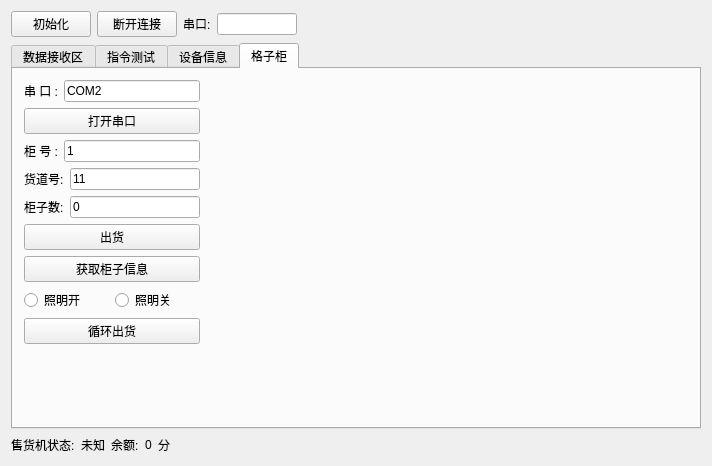
<?xml version="1.0" encoding="UTF-8"?>
<ui version="4.0">
 <class>MainWindow</class>
 <widget class="QMainWindow" name="MainWindow">
  <property name="geometry">
   <rect>
    <x>0</x>
    <y>0</y>
    <width>712</width>
    <height>466</height>
   </rect>
  </property>
  <property name="windowTitle">
   <string>客户端demo-Qt版</string>
  </property>
  <widget class="QWidget" name="centralWidget">
   <layout class="QVBoxLayout" name="verticalLayout_5">
    <item>
     <layout class="QHBoxLayout" name="horizontalLayout_5">
      <item>
       <widget class="QPushButton" name="pushButton_start">
        <property name="text">
         <string>初始化</string>
        </property>
       </widget>
      </item>
      <item>
       <widget class="QPushButton" name="pushButton_stop">
        <property name="text">
         <string>断开连接</string>
        </property>
       </widget>
      </item>
      <item>
       <layout class="QHBoxLayout" name="horizontalLayout">
        <item>
         <widget class="QLabel" name="label">
          <property name="text">
           <string>串口:</string>
          </property>
         </widget>
        </item>
        <item>
         <widget class="QLineEdit" name="lineEdit_port">
          <property name="sizePolicy">
           <sizepolicy hsizetype="Preferred" vsizetype="Fixed">
            <horstretch>0</horstretch>
            <verstretch>0</verstretch>
           </sizepolicy>
          </property>
          <property name="maximumSize">
           <size>
            <width>80</width>
            <height>16777215</height>
           </size>
          </property>
         </widget>
        </item>
       </layout>
      </item>
      <item>
       <spacer name="horizontalSpacer_2">
        <property name="orientation">
         <enum>Qt::Horizontal</enum>
        </property>
        <property name="sizeHint" stdset="0">
         <size>
          <width>40</width>
          <height>20</height>
         </size>
        </property>
       </spacer>
      </item>
     </layout>
    </item>
    <item>
     <widget class="QTabWidget" name="tabWidget">
      <property name="currentIndex">
       <number>3</number>
      </property>
      <widget class="QWidget" name="tab">
       <attribute name="title">
        <string>数据接收区</string>
       </attribute>
       <layout class="QVBoxLayout" name="verticalLayout">
        <item>
         <widget class="QTextEdit" name="textEdit"/>
        </item>
       </layout>
      </widget>
      <widget class="QWidget" name="tab_3">
       <attribute name="title">
        <string>指令测试</string>
       </attribute>
       <layout class="QHBoxLayout" name="horizontalLayout_11">
        <item>
         <layout class="QVBoxLayout" name="verticalLayout_3">
          <item>
           <layout class="QVBoxLayout" name="verticalLayout_2">
            <item>
             <layout class="QHBoxLayout" name="horizontalLayout_9">
              <item>
               <widget class="QLabel" name="label_5">
                <property name="text">
                 <string>货道号:</string>
                </property>
               </widget>
              </item>
              <item>
               <widget class="QLineEdit" name="lineEdit_trade_column">
                <property name="text">
                 <string>11</string>
                </property>
               </widget>
              </item>
             </layout>
            </item>
            <item>
             <layout class="QHBoxLayout" name="horizontalLayout_10">
              <item>
               <widget class="QLabel" name="label_8">
                <property name="text">
                 <string>扣款  :</string>
                </property>
               </widget>
              </item>
              <item>
               <widget class="QLineEdit" name="lineEdit_trade_cost">
                <property name="text">
                 <string>0</string>
                </property>
               </widget>
              </item>
             </layout>
            </item>
            <item>
             <layout class="QHBoxLayout" name="horizontalLayout_6">
              <item>
               <widget class="QPushButton" name="pushButton_trade">
                <property name="text">
                 <string>出货</string>
                </property>
               </widget>
              </item>
             </layout>
            </item>
           </layout>
          </item>
          <item>
           <widget class="QPushButton" name="pushButton_payout">
            <property name="text">
             <string>退币</string>
            </property>
           </widget>
          </item>
          <item>
           <widget class="QPushButton" name="pushButton_cycleTrade">
            <property name="text">
             <string>循环出货</string>
            </property>
            <property name="checkable">
             <bool>true</bool>
            </property>
           </widget>
          </item>
          <item>
           <spacer name="verticalSpacer">
            <property name="orientation">
             <enum>Qt::Vertical</enum>
            </property>
            <property name="sizeHint" stdset="0">
             <size>
              <width>20</width>
              <height>312</height>
             </size>
            </property>
           </spacer>
          </item>
         </layout>
        </item>
        <item>
         <spacer name="horizontalSpacer_4">
          <property name="orientation">
           <enum>Qt::Horizontal</enum>
          </property>
          <property name="sizeHint" stdset="0">
           <size>
            <width>568</width>
            <height>20</height>
           </size>
          </property>
         </spacer>
        </item>
       </layout>
      </widget>
      <widget class="QWidget" name="tab_2">
       <attribute name="title">
        <string>设备信息</string>
       </attribute>
       <widget class="QWidget" name="layoutWidget">
        <property name="geometry">
         <rect>
          <x>10</x>
          <y>70</y>
          <width>101</width>
          <height>31</height>
         </rect>
        </property>
        <layout class="QHBoxLayout" name="horizontalLayout_8">
         <item>
          <widget class="QLabel" name="label_7">
           <property name="text">
            <string>硬币器：</string>
           </property>
          </widget>
         </item>
         <item>
          <widget class="QLabel" name="label_coinType">
           <property name="text">
            <string>未知</string>
           </property>
          </widget>
         </item>
        </layout>
       </widget>
       <widget class="QWidget" name="layoutWidget">
        <property name="geometry">
         <rect>
          <x>10</x>
          <y>10</y>
          <width>101</width>
          <height>31</height>
         </rect>
        </property>
        <layout class="QHBoxLayout" name="horizontalLayout_7">
         <item>
          <widget class="QLabel" name="label_3">
           <property name="text">
            <string>纸币器：</string>
           </property>
          </widget>
         </item>
         <item>
          <widget class="QLabel" name="label_billType">
           <property name="text">
            <string>未知</string>
           </property>
          </widget>
         </item>
        </layout>
       </widget>
      </widget>
      <widget class="QWidget" name="tab_4">
       <attribute name="title">
        <string>格子柜</string>
       </attribute>
       <layout class="QHBoxLayout" name="horizontalLayout_15">
        <item>
         <layout class="QVBoxLayout" name="verticalLayout_4">
          <item>
           <layout class="QHBoxLayout" name="horizontalLayout_12">
            <item>
             <widget class="QLabel" name="label_9">
              <property name="text">
               <string>串 口 :</string>
              </property>
             </widget>
            </item>
            <item>
             <widget class="QLineEdit" name="lineEdit_port_2">
              <property name="sizePolicy">
               <sizepolicy hsizetype="Expanding" vsizetype="Fixed">
                <horstretch>0</horstretch>
                <verstretch>0</verstretch>
               </sizepolicy>
              </property>
              <property name="text">
               <string>COM2</string>
              </property>
             </widget>
            </item>
           </layout>
          </item>
          <item>
           <widget class="QPushButton" name="pushButton_bentoPort">
            <property name="text">
             <string>打开串口</string>
            </property>
            <property name="checkable">
             <bool>true</bool>
            </property>
           </widget>
          </item>
          <item>
           <layout class="QHBoxLayout" name="horizontalLayout_16">
            <item>
             <widget class="QLabel" name="label_12">
              <property name="text">
               <string>柜 号 :</string>
              </property>
             </widget>
            </item>
            <item>
             <widget class="QLineEdit" name="lineEdit_bentoCabinet">
              <property name="sizePolicy">
               <sizepolicy hsizetype="Expanding" vsizetype="Fixed">
                <horstretch>0</horstretch>
                <verstretch>0</verstretch>
               </sizepolicy>
              </property>
              <property name="text">
               <string>1</string>
              </property>
             </widget>
            </item>
           </layout>
          </item>
          <item>
           <layout class="QHBoxLayout" name="horizontalLayout_13">
            <item>
             <widget class="QLabel" name="label_10">
              <property name="text">
               <string>货道号:</string>
              </property>
             </widget>
            </item>
            <item>
             <widget class="QLineEdit" name="lineEdit_trade_column_2">
              <property name="text">
               <string>11</string>
              </property>
             </widget>
            </item>
           </layout>
          </item>
          <item>
           <layout class="QHBoxLayout" name="horizontalLayout_14">
            <item>
             <widget class="QLabel" name="label_11">
              <property name="text">
               <string>柜子数:</string>
              </property>
             </widget>
            </item>
            <item>
             <widget class="QLineEdit" name="lineEdit_bentoBoxNum">
              <property name="text">
               <string>0</string>
              </property>
             </widget>
            </item>
           </layout>
          </item>
          <item>
           <widget class="QPushButton" name="pushButton_trade_2">
            <property name="text">
             <string>出货</string>
            </property>
           </widget>
          </item>
          <item>
           <widget class="QPushButton" name="pushButton_bentoCheck">
            <property name="text">
             <string>获取柜子信息</string>
            </property>
           </widget>
          </item>
          <item>
           <layout class="QHBoxLayout" name="horizontalLayout_17">
            <item>
             <widget class="QRadioButton" name="radioButton_bentoLightOn">
              <property name="text">
               <string>照明开</string>
              </property>
             </widget>
            </item>
            <item>
             <widget class="QRadioButton" name="radioButton_bentoLightOff">
              <property name="text">
               <string>照明关</string>
              </property>
             </widget>
            </item>
           </layout>
          </item>
          <item>
           <widget class="QPushButton" name="pushButton_cycleTrade_2">
            <property name="text">
             <string>循环出货</string>
            </property>
            <property name="checkable">
             <bool>true</bool>
            </property>
           </widget>
          </item>
          <item>
           <spacer name="verticalSpacer_2">
            <property name="orientation">
             <enum>Qt::Vertical</enum>
            </property>
            <property name="sizeHint" stdset="0">
             <size>
              <width>20</width>
              <height>312</height>
             </size>
            </property>
           </spacer>
          </item>
         </layout>
        </item>
        <item>
         <spacer name="horizontalSpacer_3">
          <property name="orientation">
           <enum>Qt::Horizontal</enum>
          </property>
          <property name="sizeHint" stdset="0">
           <size>
            <width>488</width>
            <height>20</height>
           </size>
          </property>
         </spacer>
        </item>
       </layout>
      </widget>
     </widget>
    </item>
    <item>
     <layout class="QHBoxLayout" name="horizontalLayout_4">
      <item>
       <layout class="QHBoxLayout" name="horizontalLayout_2">
        <item>
         <widget class="QLabel" name="label_2">
          <property name="text">
           <string>售货机状态:</string>
          </property>
         </widget>
        </item>
        <item>
         <widget class="QLabel" name="label_vmcState">
          <property name="text">
           <string>未知</string>
          </property>
         </widget>
        </item>
       </layout>
      </item>
      <item>
       <layout class="QHBoxLayout" name="horizontalLayout_3">
        <item>
         <widget class="QLabel" name="label_4">
          <property name="text">
           <string>余额:</string>
          </property>
         </widget>
        </item>
        <item>
         <widget class="QLabel" name="label_remainAmount">
          <property name="text">
           <string>0</string>
          </property>
         </widget>
        </item>
        <item>
         <widget class="QLabel" name="label_6">
          <property name="text">
           <string>分</string>
          </property>
         </widget>
        </item>
       </layout>
      </item>
      <item>
       <spacer name="horizontalSpacer">
        <property name="orientation">
         <enum>Qt::Horizontal</enum>
        </property>
        <property name="sizeHint" stdset="0">
         <size>
          <width>40</width>
          <height>20</height>
         </size>
        </property>
       </spacer>
      </item>
     </layout>
    </item>
   </layout>
  </widget>
 </widget>
 <layoutdefault spacing="6" margin="11"/>
 <resources/>
 <connections/>
</ui>
